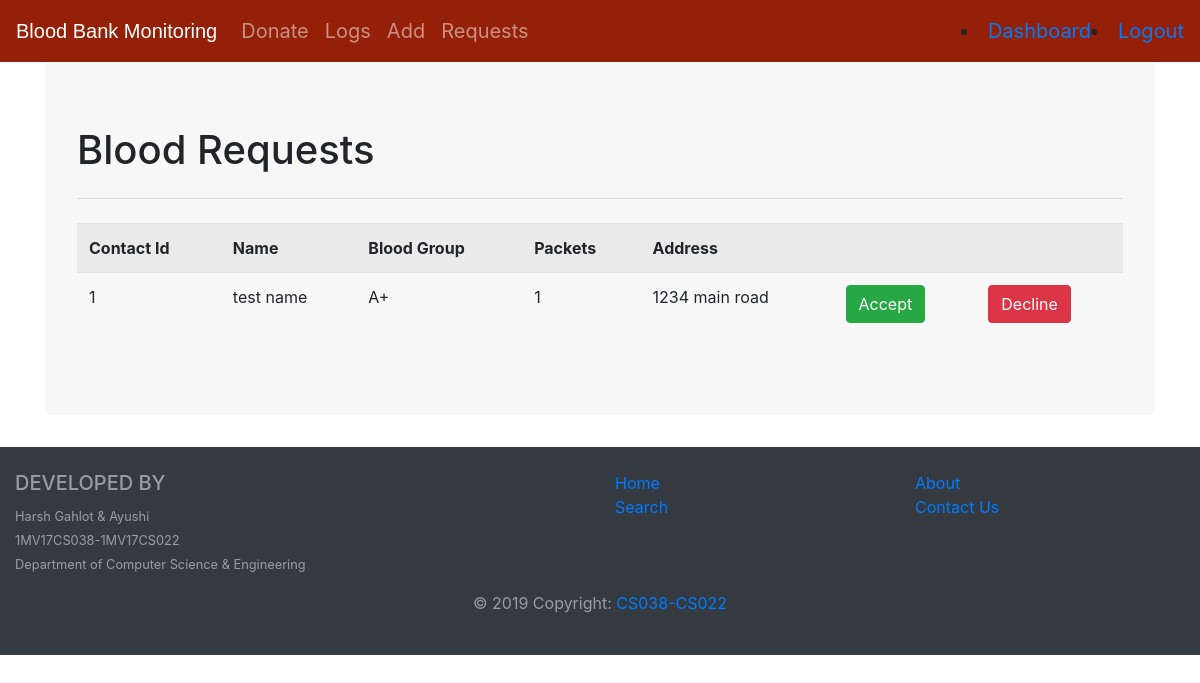
/notifications (signed in), run on the app's committed database.
### models.py (models this page shows, shortened)
class CONTACT(db.Model):
    contact_id = db.Column(db.Integer, primary_key=True)
    b_group = db.Column(db.String(50), db.ForeignKey('BLOODBANK.b_group'))
    c_packets = db.Column(db.Integer)
    f_name = db.Column(db.String(50))
    address = db.Column(db.String(250))

### routes.py (the view)
@app.route('/notifications')
@is_logged_in
def notifications():
    result = CONTACT.query.first()
    requests = CONTACT.query.all()
    if result:
        return render_template('notification.html',requests=requests)
    else:
        msg = ' No requests found '
        return render_template('notification.html',msg=msg)

### routes.py (called while the page is built)
def is_logged_in(f):
    @wraps(f)
    def wrap(*args, **kwargs):
        if 'logged_in' in session:
            return f(*args, **kwargs)
        else:
            flash('Unauthorized, Please login!', 'danger')
            return redirect(url_for('login'))
    return wrap

### templates/notification.html
{% extends 'layout.html'%}
{% block body %}
<div class="jumbotron"style="background-color:#f7f7f7;">
  <h1>Blood Requests</h1>
  <hr class="my-4">
  <table class="table table-striped">
    <tr>
      <th>Contact Id</th>
      <th>Name</th>
      <th>Blood Group</th>
      <th>Packets</th>
      <th>Address</th>
      <th></th>
      <th></th>
    </tr>
    {% for request in requests %}
      <tr>
        <td>{{request.contact_id}}</td>
        <td>{{request.f_name}}</td>
        <td>{{request.b_group}}</td>
        <td>{{request.c_packets}}</td>
        <td>{{request.address}}</td>
        <td><a href="notifications/accept" class="btn btn-success">Accept</a></td>
        <td><a href="notifications/decline" class="btn btn-danger">Decline</a></td>
      </tr>
    {% endfor %}
  </table>
</div>
{% endblock%}

### data on the page
CONTACT: contact_id "1", f_name "test name", b_group "A+", c_packets "1", address "1234 main road"
